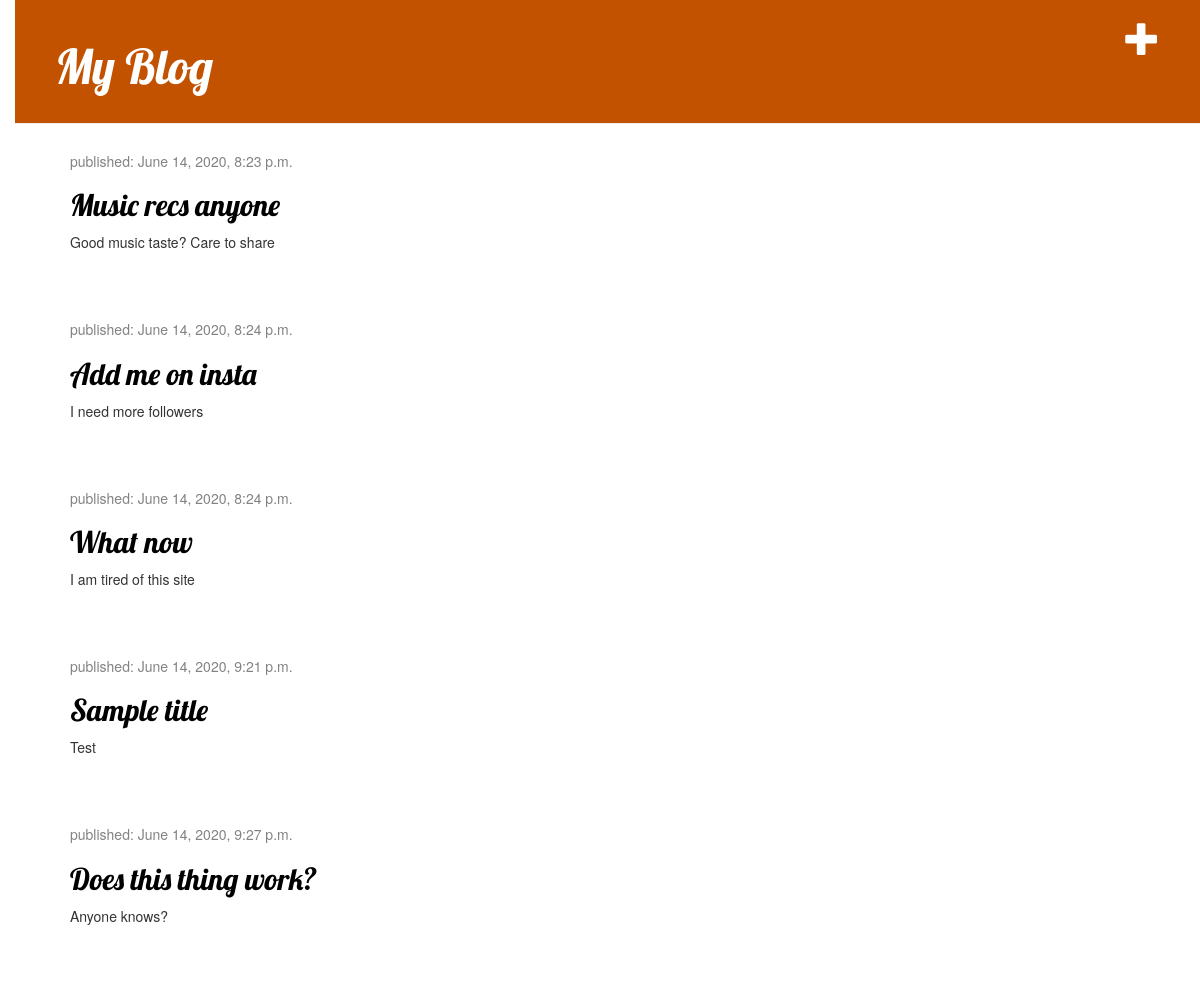
Before: / with the older database file.
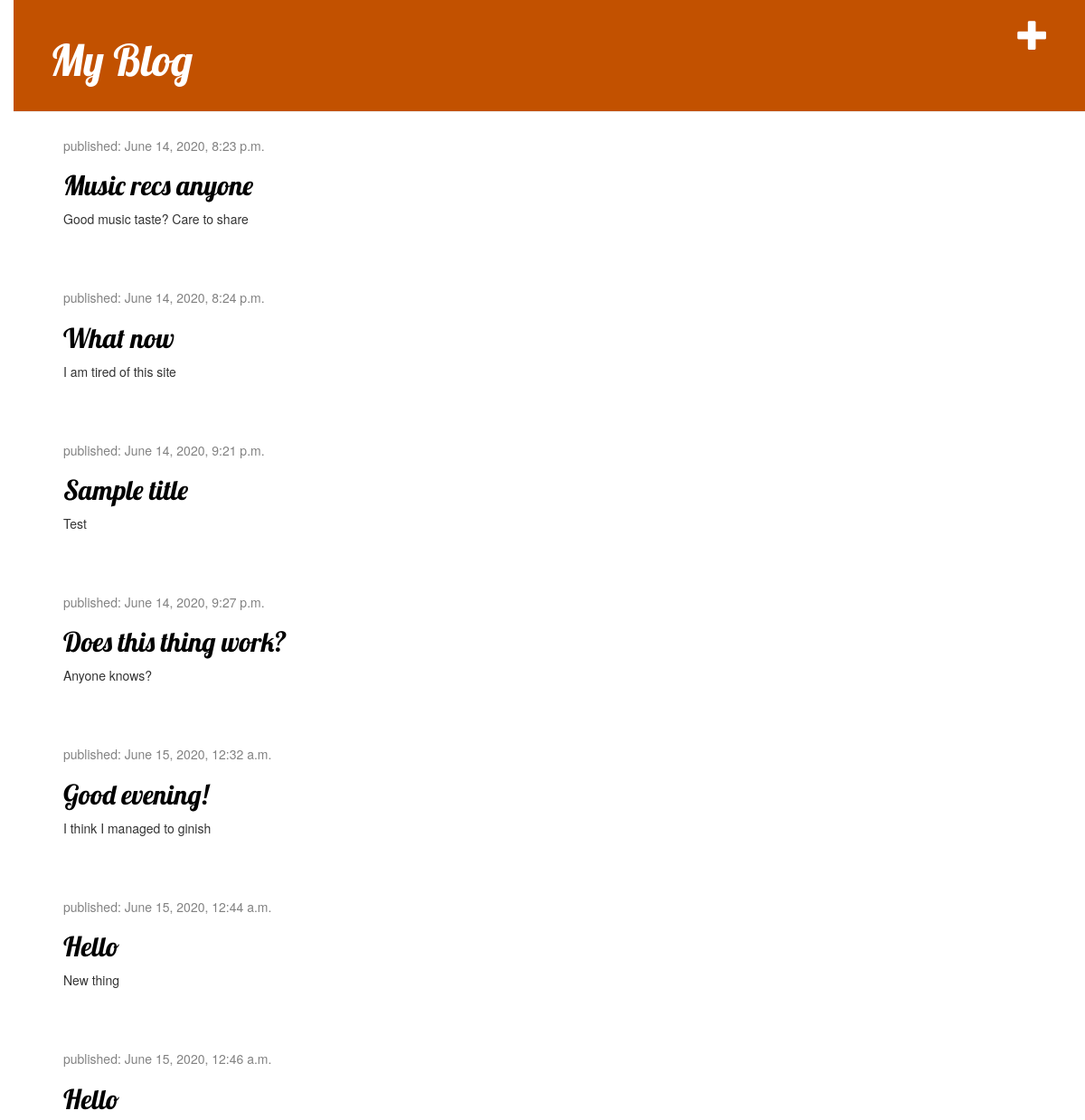
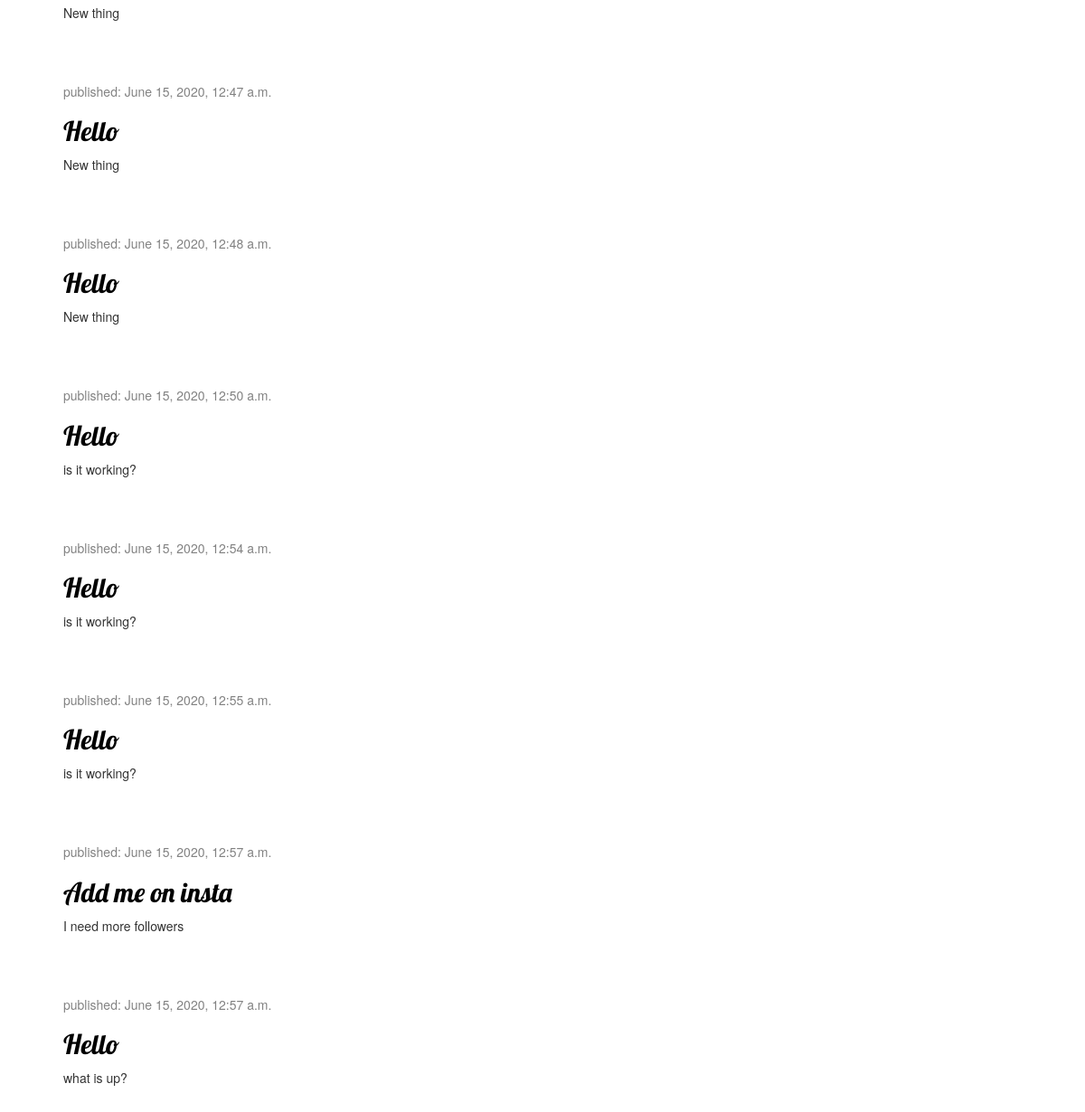
After: the same page with the newer database file (2 pictures, top to bottom).
### blog/models.py (models this page shows, shortened)
class Post(models.Model):
    author = models.ForeignKey(settings.AUTH_USER_MODEL, on_delete=models.CASCADE)
    title = models.CharField(max_length=200)
    text = models.TextField()
    created_date = models.DateTimeField(default=timezone.now)
    published_date = models.DateTimeField(blank=True, null=True)

### blog/views.py (the view)
# urls.py: path('', views.post_list, name='post_list'),
def post_list(request):
    posts = Post.objects.filter(published_date__lte=timezone.now()).order_by('published_date')
    return render(request, 'blog/post_list.html', {'posts': posts})

### blog/templates/blog/post_list.html
{% extends 'blog/base.html' %}
    {% block content%}
        {% for post in posts %}
                <div class="post">
                    <div class="date">
                        <h5><p>published: {{ post.published_date }}</p></h5>
                    </div>
                    <h2><a href="{% url 'post_detail' pk=post.pk %}">{{ post.title }}</a></h2>
                    <p>{{ post.text|linebreaksbr }}</p>
                </div>
        {% endfor %}
    {% endblock %}

### blog/templates/blog/base.html (shortened to what this page needs)
{% load static %}
<html>
    <head>
        <link rel="stylesheet" href="//maxcdn.bootstrapcdn.com/bootstrap/3.2.0/css/bootstrap.min.css">
        <link rel="stylesheet" href="//maxcdn.bootstrapcdn.com/bootstrap/3.2.0/css/bootstrap-theme.min.css">
        <link rel="stylesheet" href="{% static 'css/blog.css' %}">
    </head>
    <body>
        <div class="page-header">
            <a href="{% url 'post_new' %}" class="top-menu"><span class="glyphicon glyphicon-plus"></span></a>
            <h1><a href="/">My Blog</a></h1>
        </div>
        <div class="content container">
            <div class="row">
                <div class="col-md-8">
                    {% block content %}
                    {% endblock %}
                </div>
            </div>
        </div>
    </body>
</html>

### blog/static/css/blog.css (style rules this page uses)
h1 a, h2 a { color: #f2a269; font-family: 'Lobster'; }
body { padding-left: 15px; }
.page-header { background-color: #C25100; margin-top: 0; padding: 20px 20px 20px 40px; }
.page-header h1, .page-header h1 a, .page-header h1 a:visited, .page-header h1 a:active { color: #ffffff; font-size: 36pt; text-decoration: none; }
.content { margin-left: 40px; }
h1, h2, h3, h4 { font-family: 'Lobster', cursive; }
.date { color: #828282; }
.top-menu, .top-menu:hover, .top-menu:visited { color: #ffffff; float: right; font-size: 26pt; margin-right: 20px; }
.post { margin-bottom: 70px; }
.post h2 a, .post h2 a:visited { color: #000000; }

Changed rows visible on the page:
added Post: published_date "June 15, 2020, 12:32 a.m.", title "Good evening!", text "I think I managed to ginish"
added Post: published_date "June 15, 2020, 12:44 a.m.", title "Hello", text "New thing"
added Post: published_date "June 15, 2020, 12:46 a.m.", title "Hello", text "New thing"
added Post: published_date "June 15, 2020, 12:47 a.m.", title "Hello", text "New thing"
added Post: published_date "June 15, 2020, 12:48 a.m.", title "Hello", text "New thing"
added Post: published_date "June 15, 2020, 12:50 a.m.", title "Hello", text "is it working?"
added Post: published_date "June 15, 2020, 12:54 a.m.", title "Hello", text "is it working?"
added Post: published_date "June 15, 2020, 12:55 a.m.", title "Hello", text "is it working?"
changed Post "Add me on insta": published_date "June 14, 2020, 8:24 p.m." → "June 15, 2020, 12:57 a.m."; moves down the list
added Post: published_date "June 15, 2020, 12:57 a.m.", title "Hello", text "what is up?"
